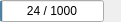
<?xml version="1.0" encoding="UTF-8"?>
<ui version="4.0">
 <class>ProgressWidget</class>
 <widget class="QWidget" name="ProgressWidget">
  <property name="geometry">
   <rect>
    <x>0</x>
    <y>0</y>
    <width>121</width>
    <height>20</height>
   </rect>
  </property>
  <layout class="QHBoxLayout" name="horizontalLayout">
   <property name="spacing">
    <number>5</number>
   </property>
   <property name="margin">
    <number>0</number>
   </property>
   <item>
    <widget class="QProgressBar" name="progressBar">
     <property name="maximum">
      <number>1000</number>
     </property>
     <property name="value">
      <number>24</number>
     </property>
     <property name="format">
      <string>%v / %m</string>
     </property>
    </widget>
   </item>
   <item>
    <widget class="QPushButton" name="stopButton">
     <property name="sizePolicy">
      <sizepolicy hsizetype="Fixed" vsizetype="Fixed">
       <horstretch>0</horstretch>
       <verstretch>0</verstretch>
      </sizepolicy>
     </property>
     <property name="maximumSize">
      <size>
       <width>12</width>
       <height>12</height>
      </size>
     </property>
     <property name="baseSize">
      <size>
       <width>12</width>
       <height>12</height>
      </size>
     </property>
     <property name="icon">
      <iconset resource="../../resources/common.qrc">
       <normaloff>:/icons/stopbutton.png</normaloff>:/icons/stopbutton.png</iconset>
     </property>
     <property name="iconSize">
      <size>
       <width>12</width>
       <height>12</height>
      </size>
     </property>
     <property name="flat">
      <bool>true</bool>
     </property>
    </widget>
   </item>
  </layout>
 </widget>
 <resources>
  <include location="../../resources/common.qrc"/>
 </resources>
 <connections/>
</ui>
